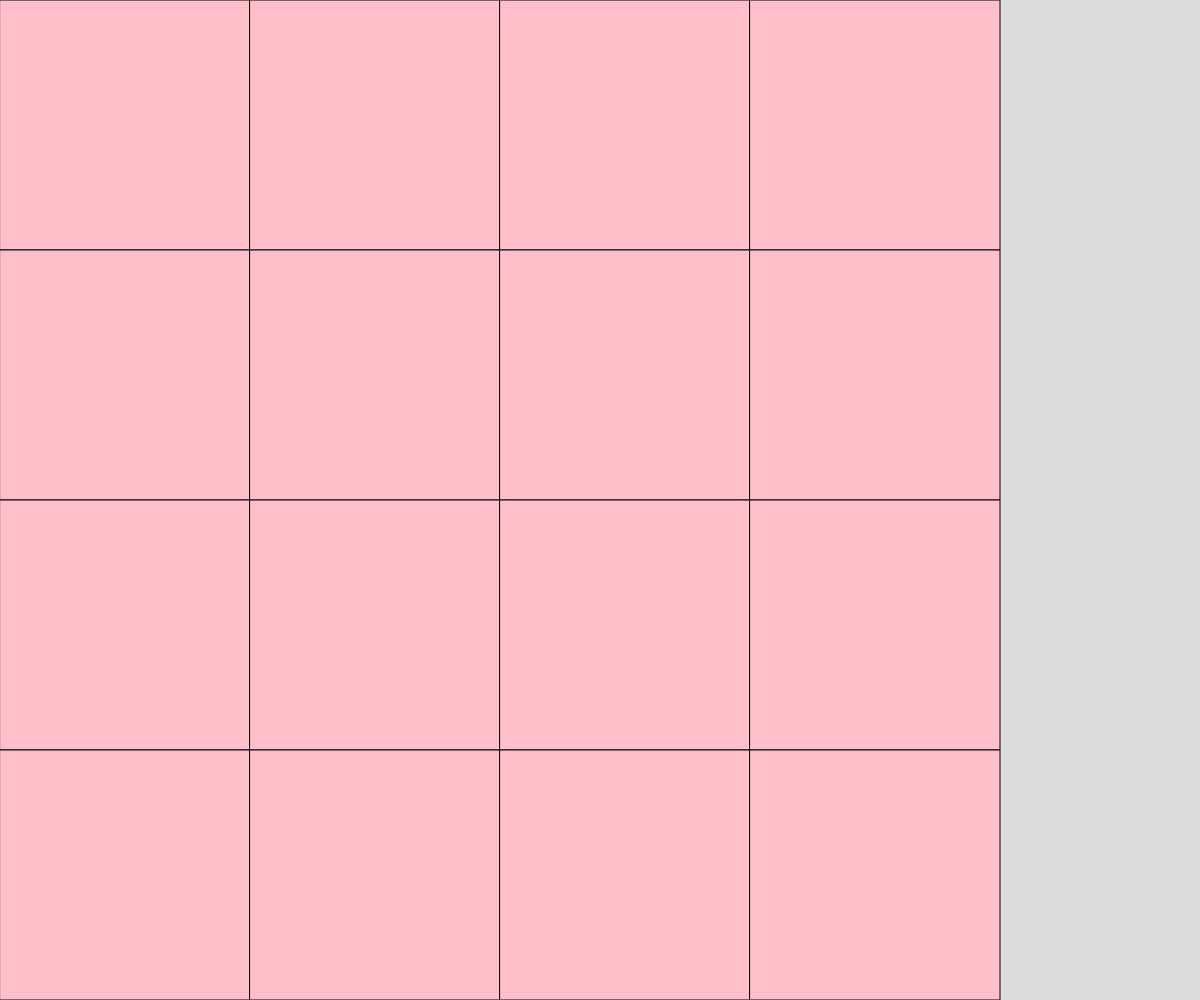
Frame 1 (no input)
Frame 60 (no input): identical to frame 1, image omitted
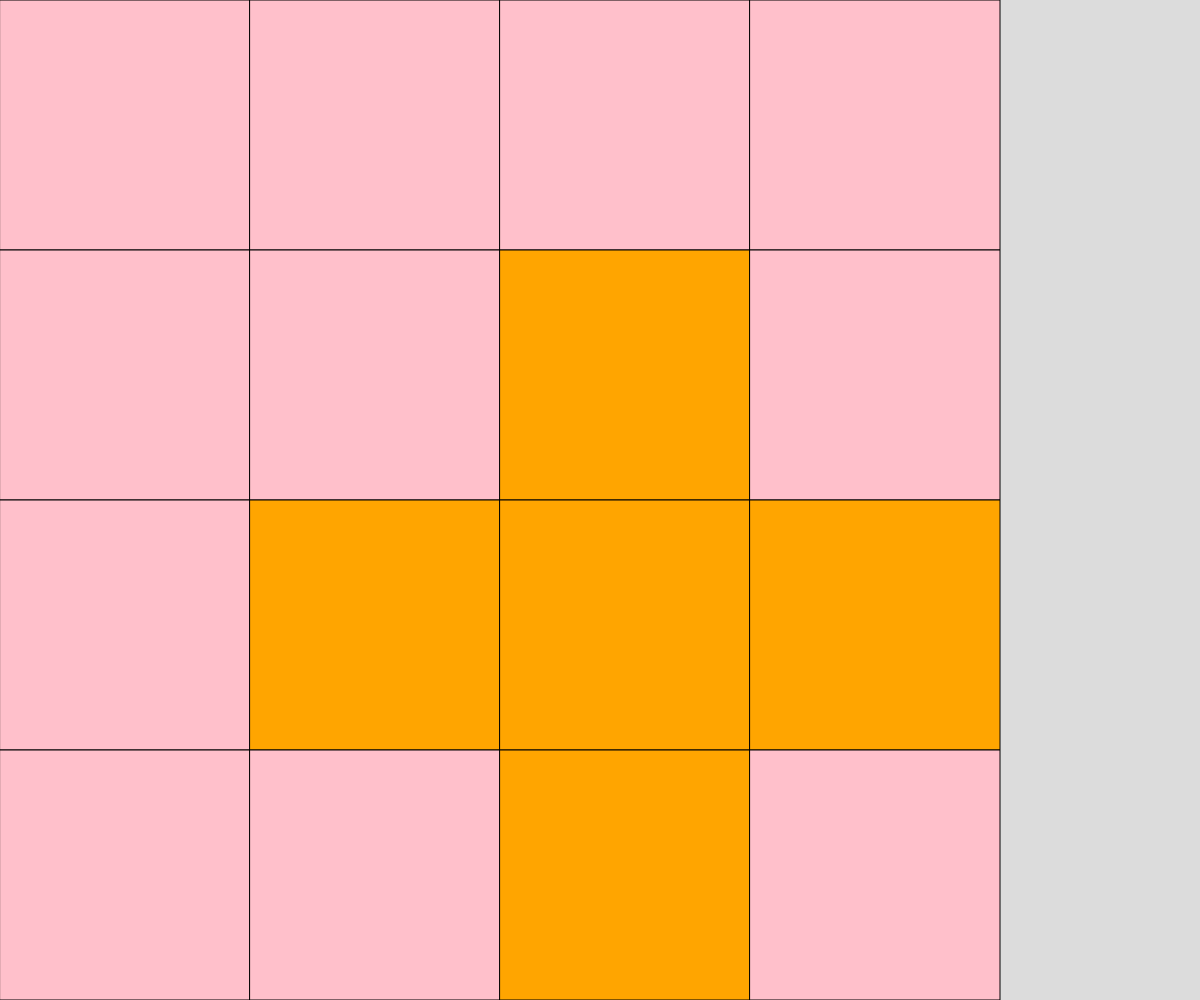
Frame 120 (the mouse pressed at the canvas centre since frame 60)

The p5.js sketch that drew these frames (run headless with seeded random() and noise() and a simulated clock; from frame 60 on, the mouse is pressed at the canvas centre):

// p5.js sketch
// ── sketch.js
// Colour Game
// 21st March

const ROWS = 4;
const COLS = 4;
let grid;
let cellSize;

function setup() {
  createCanvas(windowWidth, windowHeight);
  grid = createEmpty2dArray(ROWS,COLS);

  //fill the largest square area possible
  if (width < height){
    cellSize = width/COLS;
  }
  else{
    cellSize = height/ROWS;
  }
}

function draw() {
  background(220);
  displayGrid();
}
function displayGrid(){
  for (let y = 0; y < ROWS; y ++){
    for (let x = 0; x<COLS; x++){
      if (grid[y][x]=== 0){
        fill("pink");
      }
      if (grid[y][x]=== 1){
        fill("orange");
      }
      rect(x*cellSize,y*cellSize,cellSize,cellSize);
    }
  }
}
function mousePressed(){
  let x = Math.floor(mouseX/cellSize);
  let y = Math.floor(mouseY/cellSize);
  toggleCell(x,y);
  toggleCell(x+1,y); //E
  toggleCell(x-1,y); //W
  toggleCell(x,y+1); //S
  toggleCell(x,y-1); //N
}

function toggleCell(x,y){
  //sanity check
  if(x>= 0 && x<COLS && y>= 0 && y<ROWS){
    if (grid[y][x]===0){
      grid[y][x] = 1;
    }
    else if (grid[y][x]===1 ){
      grid[y][x] = 0;
    }
  }
}
function createEmpty2dArray(){
  let newGrid = [];
  for (let y= 0; y<ROWS; y++){
    newGrid.push([]);
    for (let x= 0; x<COLS; x++){
      newGrid[y].push(0);
    }
  }
  return newGrid;
}
